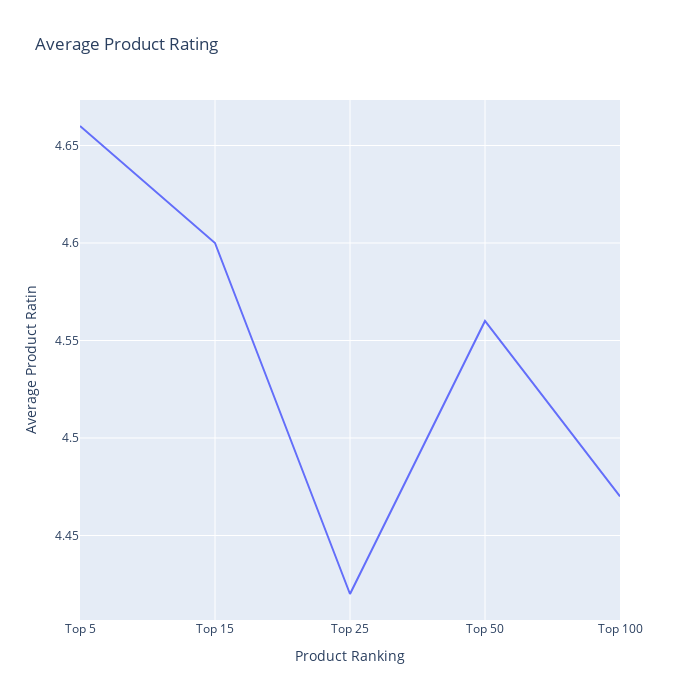

Notebook code for this chart:
### Markdown cell above
- The most sold products also coincide with the highest rated products. This is an important metric as the top 5 products have an average of 13,000 more reviews than the top 10, which makes the rating of top 5 products more significant.

### Code cell
rating_data = VisualizeData(
    most_bought, 
    'average product rating', 
    "Average Product Rating", 
    'Product Ranking',
    'Average Product Ratin',
    'line'
)
rating_data.main()

### Figure 1 — Plotly figure (JSON) as saved in the notebook; plotly's stock layout.template omitted (floating-point values rounded to 4 significant figures)
{"data": [{"hovertemplate": "Product Ranking=%{x}<br>Average Product Ratin=%{y}<extra></extra>", "legendgroup": "", "line": {"color": "#636efa", "dash": "solid"}, "marker": {"symbol": "circle"}, "mode": "lines", "name": "", "orientation": "v", "showlegend": false, "type": "scatter", "x": ["Top 5", "Top 15", "Top 25", "Top 50", "Top 100"], "xaxis": "x", "y": [4.66, 4.6, 4.42, 4.56, 4.47], "yaxis": "y"}], "layout": {"height": 700, "legend": {"tracegroupgap": 0}, "title": {"text": "Average Product Rating"}, "width": 700, "xaxis": {"anchor": "y", "domain": [0, 1], "title": {"text": "Product Ranking"}}, "yaxis": {"anchor": "x", "domain": [0, 1], "title": {"text": "Average Product Ratin"}}}}
